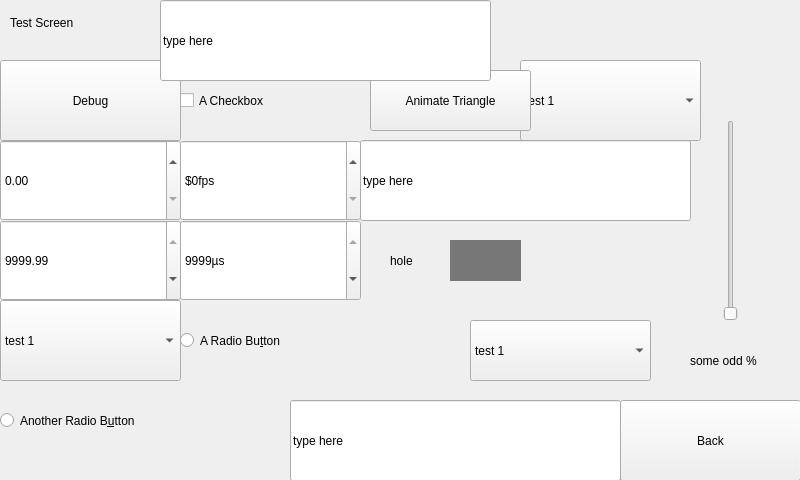
<?xml version="1.0" encoding="UTF-8"?>
<ui version="4.0">
 <class>TestScreen</class>
 <widget class="QWidget" name="TestScreen">
  <property name="geometry">
   <rect>
    <x>0</x>
    <y>0</y>
    <width>800</width>
    <height>480</height>
   </rect>
  </property>
  <property name="windowTitle">
   <string>Widget Test</string>
  </property>
  <widget class="Backdrop" name="white">
   <property name="geometry">
    <rect>
     <x>0</x>
     <y>0</y>
     <width>381</width>
     <height>481</height>
    </rect>
   </property>
  </widget>
  <widget class="HeaderLabel" name="headerlabel">
   <property name="geometry">
    <rect>
     <x>10</x>
     <y>10</y>
     <width>141</width>
     <height>25</height>
    </rect>
   </property>
   <property name="text">
    <string>Test Screen</string>
   </property>
  </widget>
  <widget class="Button" name="uiDebug">
   <property name="geometry">
    <rect>
     <x>0</x>
     <y>60</y>
     <width>181</width>
     <height>81</height>
    </rect>
   </property>
   <property name="text">
    <string>Debug</string>
   </property>
   <property name="clickMarginLeftSetter" stdset="0">
    <enum>Button::full</enum>
   </property>
   <property name="clickMarginRightSetter" stdset="0">
    <enum>Button::full</enum>
   </property>
   <property name="clickMarginTopSetter" stdset="0">
    <enum>Button::full</enum>
   </property>
   <property name="clickMarginBottomSetter" stdset="0">
    <enum>Button::full</enum>
   </property>
  </widget>
  <widget class="CheckBox" name="checkbox">
   <property name="geometry">
    <rect>
     <x>180</x>
     <y>60</y>
     <width>181</width>
     <height>81</height>
    </rect>
   </property>
   <property name="text">
    <string>A Checkbox</string>
   </property>
   <property name="clickMarginLeftSetter" stdset="0">
    <enum>CheckBox::full</enum>
   </property>
   <property name="clickMarginRightSetter" stdset="0">
    <enum>CheckBox::full</enum>
   </property>
   <property name="clickMarginTopSetter" stdset="0">
    <enum>CheckBox::full</enum>
   </property>
   <property name="clickMarginBottomSetter" stdset="0">
    <enum>CheckBox::full</enum>
   </property>
  </widget>
  <widget class="DecimalSpinBox" name="decimalspinbox">
   <property name="geometry">
    <rect>
     <x>0</x>
     <y>140</y>
     <width>181</width>
     <height>81</height>
    </rect>
   </property>
   <property name="clickMarginLeftSetter" stdset="0">
    <enum>DecimalSpinBox::full</enum>
   </property>
   <property name="clickMarginRightSetter" stdset="0">
    <enum>DecimalSpinBox::full</enum>
   </property>
   <property name="clickMarginTopSetter" stdset="0">
    <enum>DecimalSpinBox::full</enum>
   </property>
   <property name="clickMarginBottomSetter" stdset="0">
    <enum>DecimalSpinBox::full</enum>
   </property>
  </widget>
  <widget class="SpinBox" name="spinbox">
   <property name="geometry">
    <rect>
     <x>180</x>
     <y>140</y>
     <width>181</width>
     <height>81</height>
    </rect>
   </property>
   <property name="suffix">
    <string>fps</string>
   </property>
   <property name="prefix">
    <string>$</string>
   </property>
   <property name="singleStep">
    <number>16</number>
   </property>
  </widget>
  <widget class="RadioButton" name="radiobutton">
   <property name="geometry">
    <rect>
     <x>180</x>
     <y>300</y>
     <width>181</width>
     <height>81</height>
    </rect>
   </property>
   <property name="text">
    <string>A Radio Bu&amp;tton</string>
   </property>
  </widget>
  <widget class="Slider" name="slider">
   <property name="geometry">
    <rect>
     <x>690</x>
     <y>120</y>
     <width>81</width>
     <height>201</height>
    </rect>
   </property>
  </widget>
  <widget class="Label" name="label_2">
   <property name="geometry">
    <rect>
     <x>690</x>
     <y>320</y>
     <width>81</width>
     <height>81</height>
    </rect>
   </property>
   <property name="styleSheet">
    <string notr="true">font-size: 12px;
		</string>
   </property>
   <property name="text">
    <string>some odd %</string>
   </property>
  </widget>
  <widget class="Backdrop" name="white_2">
   <property name="geometry">
    <rect>
     <x>380</x>
     <y>280</y>
     <width>421</width>
     <height>201</height>
    </rect>
   </property>
  </widget>
  <widget class="Backdrop" name="white_3">
   <property name="geometry">
    <rect>
     <x>380</x>
     <y>0</y>
     <width>141</width>
     <height>241</height>
    </rect>
   </property>
  </widget>
  <widget class="Backdrop" name="white_4">
   <property name="geometry">
    <rect>
     <x>520</x>
     <y>0</y>
     <width>281</width>
     <height>281</height>
    </rect>
   </property>
  </widget>
  <widget class="ComboBox" name="combobox">
   <property name="geometry">
    <rect>
     <x>0</x>
     <y>300</y>
     <width>181</width>
     <height>81</height>
    </rect>
   </property>
   <item>
    <property name="text">
     <string extracomment="comment 1">test 1</string>
    </property>
   </item>
   <item>
    <property name="text">
     <string>test 2</string>
    </property>
   </item>
   <item>
    <property name="text">
     <string>test 3</string>
    </property>
   </item>
   <item>
    <property name="text">
     <string>test 444</string>
    </property>
   </item>
   <item>
    <property name="text">
     <string>test 5</string>
    </property>
   </item>
   <item>
    <property name="text">
     <string>test 6</string>
    </property>
   </item>
   <item>
    <property name="text">
     <string>test 7</string>
    </property>
   </item>
   <item>
    <property name="text">
     <string>test 8</string>
    </property>
   </item>
   <item>
    <property name="text">
     <string>test 9</string>
    </property>
   </item>
   <item>
    <property name="text">
     <string>test 10</string>
    </property>
   </item>
   <item>
    <property name="text">
     <string>test 7</string>
    </property>
   </item>
   <item>
    <property name="text">
     <string>test 8</string>
    </property>
   </item>
   <item>
    <property name="text">
     <string>test 9</string>
    </property>
   </item>
   <item>
    <property name="text">
     <string>test 10</string>
    </property>
   </item>
   <item>
    <property name="text">
     <string>test 7</string>
    </property>
   </item>
   <item>
    <property name="text">
     <string>test 8</string>
    </property>
   </item>
   <item>
    <property name="text">
     <string>test 9</string>
    </property>
   </item>
   <item>
    <property name="text">
     <string>test 10</string>
    </property>
   </item>
   <item>
    <property name="text">
     <string>test 7</string>
    </property>
   </item>
   <item>
    <property name="text">
     <string>test 8</string>
    </property>
   </item>
   <item>
    <property name="text">
     <string>test 9</string>
    </property>
   </item>
   <item>
    <property name="text">
     <string>test 10</string>
    </property>
   </item>
   <item>
    <property name="text">
     <string>test 7</string>
    </property>
   </item>
   <item>
    <property name="text">
     <string>test 8</string>
    </property>
   </item>
   <item>
    <property name="text">
     <string>test 9</string>
    </property>
   </item>
   <item>
    <property name="text">
     <string>test 10</string>
    </property>
   </item>
   <item>
    <property name="text">
     <string>test 7</string>
    </property>
   </item>
   <item>
    <property name="text">
     <string>test 8</string>
    </property>
   </item>
   <item>
    <property name="text">
     <string>test 9</string>
    </property>
   </item>
   <item>
    <property name="text">
     <string>test 10</string>
    </property>
   </item>
   <item>
    <property name="text">
     <string>test 7</string>
    </property>
   </item>
   <item>
    <property name="text">
     <string>test 8</string>
    </property>
   </item>
   <item>
    <property name="text">
     <string>test 9</string>
    </property>
   </item>
   <item>
    <property name="text">
     <string>test 10</string>
    </property>
   </item>
   <item>
    <property name="text">
     <string>test 7</string>
    </property>
   </item>
   <item>
    <property name="text">
     <string>test 8</string>
    </property>
   </item>
   <item>
    <property name="text">
     <string>test 9</string>
    </property>
   </item>
   <item>
    <property name="text">
     <string>test 10</string>
    </property>
   </item>
   <item>
    <property name="text">
     <string>test 7</string>
    </property>
   </item>
   <item>
    <property name="text">
     <string>test 8</string>
    </property>
   </item>
   <item>
    <property name="text">
     <string>test 9</string>
    </property>
   </item>
   <item>
    <property name="text">
     <string>test 10</string>
    </property>
   </item>
   <item>
    <property name="text">
     <string>test 7</string>
    </property>
   </item>
   <item>
    <property name="text">
     <string>test 8</string>
    </property>
   </item>
   <item>
    <property name="text">
     <string>test 9</string>
    </property>
   </item>
   <item>
    <property name="text">
     <string>test 10</string>
    </property>
   </item>
   <item>
    <property name="text">
     <string>test 7</string>
    </property>
   </item>
   <item>
    <property name="text">
     <string>test 8</string>
    </property>
   </item>
   <item>
    <property name="text">
     <string>test 9</string>
    </property>
   </item>
   <item>
    <property name="text">
     <string>test 10</string>
    </property>
   </item>
   <item>
    <property name="text">
     <string>test 7</string>
    </property>
   </item>
   <item>
    <property name="text">
     <string>test 8</string>
    </property>
   </item>
   <item>
    <property name="text">
     <string>test 9</string>
    </property>
   </item>
   <item>
    <property name="text">
     <string>test 10</string>
    </property>
   </item>
   <item>
    <property name="text">
     <string>test 7</string>
    </property>
   </item>
   <item>
    <property name="text">
     <string>test 8</string>
    </property>
   </item>
   <item>
    <property name="text">
     <string>test 9</string>
    </property>
   </item>
   <item>
    <property name="text">
     <string>test 10</string>
    </property>
   </item>
  </widget>
  <widget class="Label" name="label_4">
   <property name="geometry">
    <rect>
     <x>390</x>
     <y>240</y>
     <width>51</width>
     <height>41</height>
    </rect>
   </property>
   <property name="text">
    <string>hole</string>
   </property>
  </widget>
  <widget class="Button" name="uiAnimateTriangle">
   <property name="geometry">
    <rect>
     <x>370</x>
     <y>70</y>
     <width>161</width>
     <height>61</height>
    </rect>
   </property>
   <property name="text">
    <string>Animate Triangle</string>
   </property>
   <property name="clickMarginLeftSetter" stdset="0">
    <enum>Button::half</enum>
   </property>
   <property name="clickMarginRightSetter" stdset="0">
    <enum>Button::half</enum>
   </property>
   <property name="clickMarginTopSetter" stdset="0">
    <enum>Button::half</enum>
   </property>
   <property name="clickMarginBottomSetter" stdset="0">
    <enum>Button::half</enum>
   </property>
  </widget>
  <widget class="ComboBox" name="combobox_4">
   <property name="geometry">
    <rect>
     <x>520</x>
     <y>60</y>
     <width>181</width>
     <height>81</height>
    </rect>
   </property>
   <property name="clickMarginLeftSetter" stdset="0">
    <enum>ComboBox::full</enum>
   </property>
   <property name="clickMarginRightSetter" stdset="0">
    <enum>ComboBox::full</enum>
   </property>
   <property name="clickMarginTopSetter" stdset="0">
    <enum>ComboBox::full</enum>
   </property>
   <property name="clickMarginBottomSetter" stdset="0">
    <enum>ComboBox::full</enum>
   </property>
   <item>
    <property name="text">
     <string extracomment="comment 1">test 1</string>
    </property>
   </item>
   <item>
    <property name="text">
     <string>test 2</string>
    </property>
   </item>
   <item>
    <property name="text">
     <string>test 3</string>
    </property>
   </item>
   <item>
    <property name="text">
     <string>test 444</string>
    </property>
   </item>
   <item>
    <property name="text">
     <string>test 5</string>
    </property>
   </item>
   <item>
    <property name="text">
     <string>test 6</string>
    </property>
   </item>
   <item>
    <property name="text">
     <string>test 7</string>
    </property>
   </item>
   <item>
    <property name="text">
     <string>test 8</string>
    </property>
   </item>
   <item>
    <property name="text">
     <string>test 9</string>
    </property>
   </item>
   <item>
    <property name="text">
     <string>test 10</string>
    </property>
   </item>
   <item>
    <property name="text">
     <string>test 7</string>
    </property>
   </item>
   <item>
    <property name="text">
     <string>test 8</string>
    </property>
   </item>
   <item>
    <property name="text">
     <string>test 9</string>
    </property>
   </item>
   <item>
    <property name="text">
     <string>test 10</string>
    </property>
   </item>
   <item>
    <property name="text">
     <string>test 7</string>
    </property>
   </item>
   <item>
    <property name="text">
     <string>test 8</string>
    </property>
   </item>
   <item>
    <property name="text">
     <string>test 9</string>
    </property>
   </item>
   <item>
    <property name="text">
     <string>test 10</string>
    </property>
   </item>
   <item>
    <property name="text">
     <string>test 7</string>
    </property>
   </item>
   <item>
    <property name="text">
     <string>test 8</string>
    </property>
   </item>
   <item>
    <property name="text">
     <string>test 9</string>
    </property>
   </item>
   <item>
    <property name="text">
     <string>test 10</string>
    </property>
   </item>
   <item>
    <property name="text">
     <string>test 7</string>
    </property>
   </item>
   <item>
    <property name="text">
     <string>test 8</string>
    </property>
   </item>
   <item>
    <property name="text">
     <string>test 9</string>
    </property>
   </item>
   <item>
    <property name="text">
     <string>test 10</string>
    </property>
   </item>
   <item>
    <property name="text">
     <string>test 7</string>
    </property>
   </item>
   <item>
    <property name="text">
     <string>test 8</string>
    </property>
   </item>
   <item>
    <property name="text">
     <string>test 9</string>
    </property>
   </item>
   <item>
    <property name="text">
     <string>test 10</string>
    </property>
   </item>
   <item>
    <property name="text">
     <string>test 7</string>
    </property>
   </item>
   <item>
    <property name="text">
     <string>test 8</string>
    </property>
   </item>
   <item>
    <property name="text">
     <string>test 9</string>
    </property>
   </item>
   <item>
    <property name="text">
     <string>test 10</string>
    </property>
   </item>
   <item>
    <property name="text">
     <string>test 7</string>
    </property>
   </item>
   <item>
    <property name="text">
     <string>test 8</string>
    </property>
   </item>
   <item>
    <property name="text">
     <string>test 9</string>
    </property>
   </item>
   <item>
    <property name="text">
     <string>test 10</string>
    </property>
   </item>
   <item>
    <property name="text">
     <string>test 7</string>
    </property>
   </item>
   <item>
    <property name="text">
     <string>test 8</string>
    </property>
   </item>
   <item>
    <property name="text">
     <string>test 9</string>
    </property>
   </item>
   <item>
    <property name="text">
     <string>test 10</string>
    </property>
   </item>
   <item>
    <property name="text">
     <string>test 7</string>
    </property>
   </item>
   <item>
    <property name="text">
     <string>test 8</string>
    </property>
   </item>
   <item>
    <property name="text">
     <string>test 9</string>
    </property>
   </item>
   <item>
    <property name="text">
     <string>test 10</string>
    </property>
   </item>
   <item>
    <property name="text">
     <string>test 7</string>
    </property>
   </item>
   <item>
    <property name="text">
     <string>test 8</string>
    </property>
   </item>
   <item>
    <property name="text">
     <string>test 9</string>
    </property>
   </item>
   <item>
    <property name="text">
     <string>test 10</string>
    </property>
   </item>
   <item>
    <property name="text">
     <string>test 7</string>
    </property>
   </item>
   <item>
    <property name="text">
     <string>test 8</string>
    </property>
   </item>
   <item>
    <property name="text">
     <string>test 9</string>
    </property>
   </item>
   <item>
    <property name="text">
     <string>test 10</string>
    </property>
   </item>
   <item>
    <property name="text">
     <string>test 7</string>
    </property>
   </item>
   <item>
    <property name="text">
     <string>test 8</string>
    </property>
   </item>
   <item>
    <property name="text">
     <string>test 9</string>
    </property>
   </item>
   <item>
    <property name="text">
     <string>test 10</string>
    </property>
   </item>
  </widget>
  <widget class="Button" name="uiBack">
   <property name="geometry">
    <rect>
     <x>620</x>
     <y>400</y>
     <width>181</width>
     <height>81</height>
    </rect>
   </property>
   <property name="text">
    <string>Back</string>
   </property>
  </widget>
  <widget class="QLabel" name="uiTriangle">
   <property name="geometry">
    <rect>
     <x>400</x>
     <y>340</y>
     <width>111</width>
     <height>101</height>
    </rect>
   </property>
   <property name="text">
    <string/>
   </property>
   <property name="pixmap">
    <pixmap>../../assets/images/rotating-triangle.svg</pixmap>
   </property>
  </widget>
  <widget class="RadioButton" name="radiobutton_2">
   <property name="geometry">
    <rect>
     <x>0</x>
     <y>380</y>
     <width>361</width>
     <height>81</height>
    </rect>
   </property>
   <property name="text">
    <string>Another Radio B&amp;utton</string>
   </property>
   <property name="clickMarginLeftSetter" stdset="0">
    <enum>RadioButton::full</enum>
   </property>
   <property name="clickMarginRightSetter" stdset="0">
    <enum>RadioButton::full</enum>
   </property>
   <property name="clickMarginTopSetter" stdset="0">
    <enum>RadioButton::full</enum>
   </property>
   <property name="clickMarginBottomSetter" stdset="0">
    <enum>RadioButton::full</enum>
   </property>
  </widget>
  <widget class="QWidget" name="widget" native="true">
   <property name="geometry">
    <rect>
     <x>450</x>
     <y>240</y>
     <width>71</width>
     <height>41</height>
    </rect>
   </property>
   <property name="styleSheet">
    <string notr="true">background: rgba(0,0,0,128)</string>
   </property>
  </widget>
  <widget class="DecimalSpinBox" name="decimalspinbox_2">
   <property name="geometry">
    <rect>
     <x>0</x>
     <y>220</y>
     <width>181</width>
     <height>81</height>
    </rect>
   </property>
   <property name="maximum">
    <double>9999.989999999999782</double>
   </property>
   <property name="value">
    <double>9999.989999999999782</double>
   </property>
  </widget>
  <widget class="SpinBox" name="spinbox_2">
   <property name="geometry">
    <rect>
     <x>180</x>
     <y>220</y>
     <width>181</width>
     <height>81</height>
    </rect>
   </property>
   <property name="suffix">
    <string>µs</string>
   </property>
   <property name="maximum">
    <number>9999</number>
   </property>
   <property name="value">
    <number>9999</number>
   </property>
  </widget>
  <widget class="LineEdit" name="lineedit">
   <property name="geometry">
    <rect>
     <x>360</x>
     <y>140</y>
     <width>331</width>
     <height>81</height>
    </rect>
   </property>
   <property name="text">
    <string>type here</string>
   </property>
  </widget>
  <widget class="LineEdit" name="lineedit_2">
   <property name="geometry">
    <rect>
     <x>160</x>
     <y>0</y>
     <width>331</width>
     <height>81</height>
    </rect>
   </property>
   <property name="text">
    <string>type here</string>
   </property>
  </widget>
  <widget class="LineEdit" name="lineedit_3">
   <property name="geometry">
    <rect>
     <x>290</x>
     <y>400</y>
     <width>331</width>
     <height>81</height>
    </rect>
   </property>
   <property name="text">
    <string>type here</string>
   </property>
  </widget>
  <widget class="ComboBox" name="combobox_2">
   <property name="geometry">
    <rect>
     <x>470</x>
     <y>320</y>
     <width>181</width>
     <height>61</height>
    </rect>
   </property>
   <property name="clickMarginTopSetter" stdset="0">
    <enum>ComboBox::none</enum>
   </property>
   <item>
    <property name="text">
     <string extracomment="comment 1">test 1</string>
    </property>
   </item>
   <item>
    <property name="text">
     <string>test 2</string>
    </property>
   </item>
   <item>
    <property name="text">
     <string>test 3</string>
    </property>
   </item>
   <item>
    <property name="text">
     <string>test 444</string>
    </property>
   </item>
   <item>
    <property name="text">
     <string>test 5</string>
    </property>
   </item>
   <item>
    <property name="text">
     <string>test 6</string>
    </property>
   </item>
   <item>
    <property name="text">
     <string>test 7</string>
    </property>
   </item>
   <item>
    <property name="text">
     <string>test 8</string>
    </property>
   </item>
   <item>
    <property name="text">
     <string>test 9</string>
    </property>
   </item>
   <item>
    <property name="text">
     <string>test 10</string>
    </property>
   </item>
   <item>
    <property name="text">
     <string>test 7</string>
    </property>
   </item>
   <item>
    <property name="text">
     <string>test 8</string>
    </property>
   </item>
   <item>
    <property name="text">
     <string>test 9</string>
    </property>
   </item>
   <item>
    <property name="text">
     <string>test 10</string>
    </property>
   </item>
   <item>
    <property name="text">
     <string>test 7</string>
    </property>
   </item>
   <item>
    <property name="text">
     <string>test 8</string>
    </property>
   </item>
   <item>
    <property name="text">
     <string>test 9</string>
    </property>
   </item>
   <item>
    <property name="text">
     <string>test 10</string>
    </property>
   </item>
   <item>
    <property name="text">
     <string>test 7</string>
    </property>
   </item>
   <item>
    <property name="text">
     <string>test 8</string>
    </property>
   </item>
   <item>
    <property name="text">
     <string>test 9</string>
    </property>
   </item>
   <item>
    <property name="text">
     <string>test 10</string>
    </property>
   </item>
   <item>
    <property name="text">
     <string>test 7</string>
    </property>
   </item>
   <item>
    <property name="text">
     <string>test 8</string>
    </property>
   </item>
   <item>
    <property name="text">
     <string>test 9</string>
    </property>
   </item>
   <item>
    <property name="text">
     <string>test 10</string>
    </property>
   </item>
   <item>
    <property name="text">
     <string>test 7</string>
    </property>
   </item>
   <item>
    <property name="text">
     <string>test 8</string>
    </property>
   </item>
   <item>
    <property name="text">
     <string>test 9</string>
    </property>
   </item>
   <item>
    <property name="text">
     <string>test 10</string>
    </property>
   </item>
   <item>
    <property name="text">
     <string>test 7</string>
    </property>
   </item>
   <item>
    <property name="text">
     <string>test 8</string>
    </property>
   </item>
   <item>
    <property name="text">
     <string>test 9</string>
    </property>
   </item>
   <item>
    <property name="text">
     <string>test 10</string>
    </property>
   </item>
   <item>
    <property name="text">
     <string>test 7</string>
    </property>
   </item>
   <item>
    <property name="text">
     <string>test 8</string>
    </property>
   </item>
   <item>
    <property name="text">
     <string>test 9</string>
    </property>
   </item>
   <item>
    <property name="text">
     <string>test 10</string>
    </property>
   </item>
   <item>
    <property name="text">
     <string>test 7</string>
    </property>
   </item>
   <item>
    <property name="text">
     <string>test 8</string>
    </property>
   </item>
   <item>
    <property name="text">
     <string>test 9</string>
    </property>
   </item>
   <item>
    <property name="text">
     <string>test 10</string>
    </property>
   </item>
   <item>
    <property name="text">
     <string>test 7</string>
    </property>
   </item>
   <item>
    <property name="text">
     <string>test 8</string>
    </property>
   </item>
   <item>
    <property name="text">
     <string>test 9</string>
    </property>
   </item>
   <item>
    <property name="text">
     <string>test 10</string>
    </property>
   </item>
   <item>
    <property name="text">
     <string>test 7</string>
    </property>
   </item>
   <item>
    <property name="text">
     <string>test 8</string>
    </property>
   </item>
   <item>
    <property name="text">
     <string>test 9</string>
    </property>
   </item>
   <item>
    <property name="text">
     <string>test 10</string>
    </property>
   </item>
   <item>
    <property name="text">
     <string>test 7</string>
    </property>
   </item>
   <item>
    <property name="text">
     <string>test 8</string>
    </property>
   </item>
   <item>
    <property name="text">
     <string>test 9</string>
    </property>
   </item>
   <item>
    <property name="text">
     <string>test 10</string>
    </property>
   </item>
   <item>
    <property name="text">
     <string>test 7</string>
    </property>
   </item>
   <item>
    <property name="text">
     <string>test 8</string>
    </property>
   </item>
   <item>
    <property name="text">
     <string>test 9</string>
    </property>
   </item>
   <item>
    <property name="text">
     <string>test 10</string>
    </property>
   </item>
  </widget>
  <zorder>widget</zorder>
  <zorder>white_4</zorder>
  <zorder>combobox_4</zorder>
  <zorder>white_2</zorder>
  <zorder>white</zorder>
  <zorder>white_3</zorder>
  <zorder>headerlabel</zorder>
  <zorder>checkbox</zorder>
  <zorder>decimalspinbox</zorder>
  <zorder>spinbox</zorder>
  <zorder>label_2</zorder>
  <zorder>label_4</zorder>
  <zorder>uiAnimateTriangle</zorder>
  <zorder>slider</zorder>
  <zorder>uiBack</zorder>
  <zorder>uiDebug</zorder>
  <zorder>uiTriangle</zorder>
  <zorder>radiobutton_2</zorder>
  <zorder>decimalspinbox_2</zorder>
  <zorder>combobox</zorder>
  <zorder>radiobutton</zorder>
  <zorder>spinbox_2</zorder>
  <zorder>lineedit</zorder>
  <zorder>lineedit_2</zorder>
  <zorder>lineedit_3</zorder>
  <zorder>combobox_2</zorder>
 </widget>
 <customwidgets>
  <customwidget>
   <class>Backdrop</class>
   <extends>QLabel</extends>
   <header>backdrop</header>
  </customwidget>
  <customwidget>
   <class>Button</class>
   <extends>QPushButton</extends>
   <header>button</header>
  </customwidget>
  <customwidget>
   <class>CheckBox</class>
   <extends>QCheckBox</extends>
   <header>check_box</header>
  </customwidget>
  <customwidget>
   <class>ComboBox</class>
   <extends>QComboBox</extends>
   <header>combo_box</header>
  </customwidget>
  <customwidget>
   <class>DecimalSpinBox</class>
   <extends>QDoubleSpinBox</extends>
   <header>decimal_spin_box</header>
  </customwidget>
  <customwidget>
   <class>HeaderLabel</class>
   <extends>QLabel</extends>
   <header>header_label</header>
  </customwidget>
  <customwidget>
   <class>Label</class>
   <extends>QLabel</extends>
   <header>label</header>
  </customwidget>
  <customwidget>
   <class>LineEdit</class>
   <extends>QLineEdit</extends>
   <header>line_edit</header>
  </customwidget>
  <customwidget>
   <class>RadioButton</class>
   <extends>QRadioButton</extends>
   <header>radio_button</header>
  </customwidget>
  <customwidget>
   <class>Slider</class>
   <extends>QSlider</extends>
   <header>slider</header>
  </customwidget>
  <customwidget>
   <class>SpinBox</class>
   <extends>QSpinBox</extends>
   <header>spin_box</header>
  </customwidget>
 </customwidgets>
 <tabstops>
  <tabstop>uiBack</tabstop>
  <tabstop>uiDebug</tabstop>
  <tabstop>checkbox</tabstop>
  <tabstop>uiAnimateTriangle</tabstop>
  <tabstop>combobox_4</tabstop>
  <tabstop>decimalspinbox</tabstop>
  <tabstop>spinbox</tabstop>
  <tabstop>lineedit</tabstop>
  <tabstop>slider</tabstop>
  <tabstop>decimalspinbox_2</tabstop>
  <tabstop>spinbox_2</tabstop>
  <tabstop>combobox</tabstop>
  <tabstop>radiobutton</tabstop>
  <tabstop>radiobutton_2</tabstop>
 </tabstops>
 <resources/>
 <connections/>
</ui>
